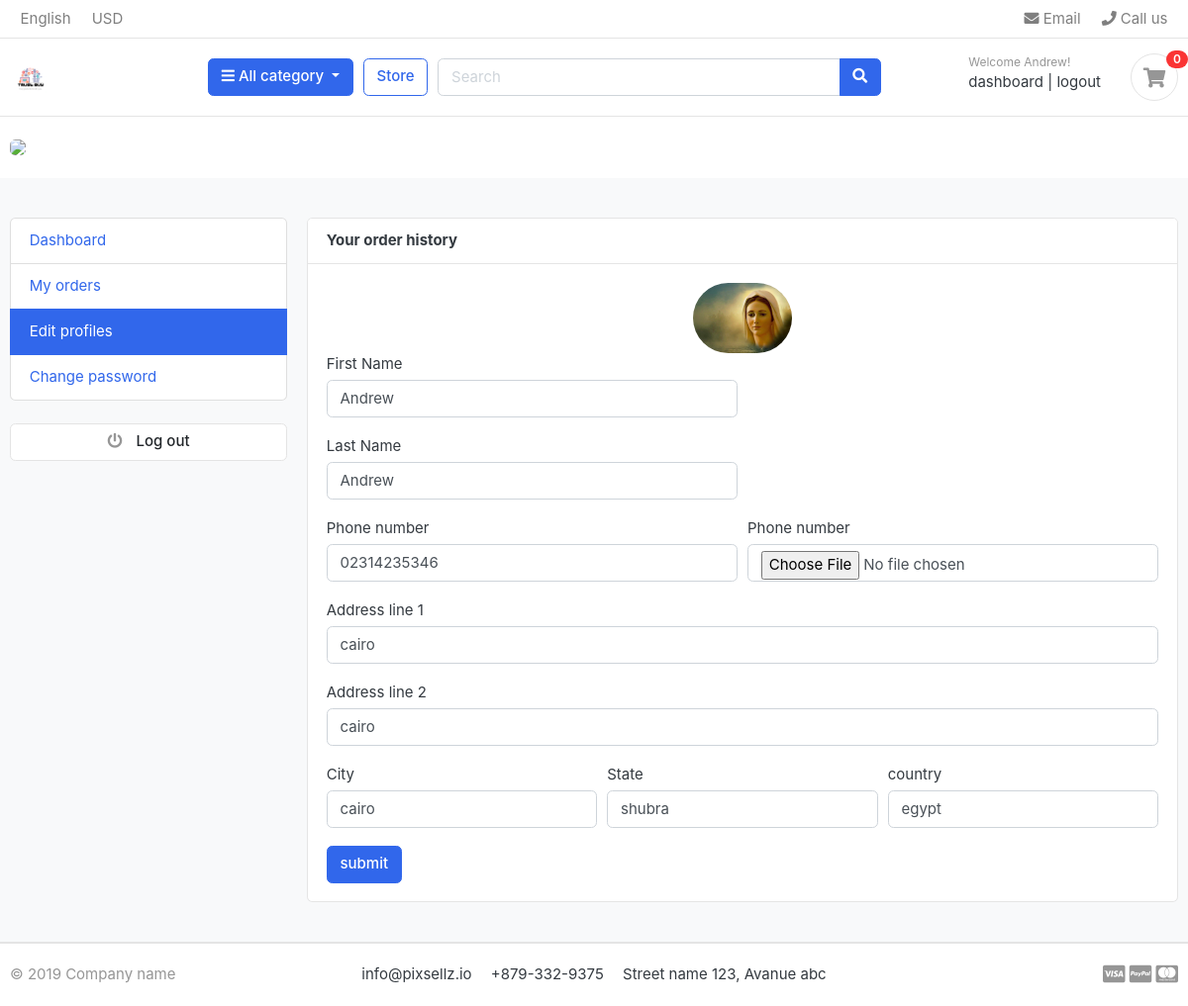
/accounts/edit_profile/ (signed in), run on the app's committed database.
### Accounts/models.py (models this page shows, shortened)
class Account(AbstractBaseUser):
    first_name = models.CharField(max_length=15)
    last_name = models.CharField(max_length=15)
    username = models.CharField(max_length=30, unique=True)
    phonenumber = models.CharField(max_length=13)
    email = models.EmailField(max_length=50, unique=True)
    data_joined = models.DateTimeField(auto_now_add=True)
    last_login = models.DateTimeField(auto_now_add=True)
    is_admin = models.BooleanField(default=False)
    is_staff = models.BooleanField(default=False)
    is_active = models.BooleanField(default=True)
    is_anonymous = models.BooleanField(default=False)
    is_superadmin = models.BooleanField(default=False)
    USERNAME_FIELD = 'email'
    REQUIRED_FIELDS = ['username', 'first_name', 'last_name']
    objects = MyAccountManager()

class UserProfile(models.Model):
    user = models.OneToOneField(Account, on_delete=models.CASCADE)
    profile_picture = models.ImageField(upload_to='userprofile', blank=True)
    address_line_1 = models.CharField(max_length=50, blank=True)
    address_line_2 = models.CharField(max_length=50, blank=True)
    phone_number = models.CharField(max_length=13, blank=True)
    city = models.CharField(max_length=50, blank=True)
    state = models.CharField(max_length=50, blank=True)
    country = models.CharField(max_length=50, blank=True)
    @property
    def profile_picture_url(self):
        try:
            url = self.profile_picture.url
        except:
            url = ''
        return url

### Accounts/views.py (the view)
# urls.py: path('edit_profile/', views.edit_profile, name='edit_profile'),
@login_required(login_url='login')
def edit_profile(request):
    userporfile, _ = UserProfile.objects.get_or_create(user=request.user)
    if request.method == 'POST':
        user_form = UserForm(request.POST, instance=request.user)
        profile_form = UserProfileForm(request.POST, request.FILES, instance=userporfile)
        if user_form.is_valid() and profile_form.is_valid():
            user_form.save()
            profile_form.save()
            messages.success(request, 'Your profile has been updated')
            return redirect('edit_profile')
    else:
        user_form = UserForm(instance=request.user)
        profile_form = UserProfileForm(instance=userporfile)
    context = {
        'user_form': user_form,
        'profile_form': profile_form,
        'userprofile': userporfile
    }
    return render(request, 'Accounts/edit_profile.html', context)

### Accounts/forms.py
class UserForm(forms.ModelForm):
    class Meta:
        model = Account
        fields = ['first_name', 'last_name', 'phonenumber']
    def __init__(self, *args, **kwargs):
        super(UserForm, self).__init__(*args, **kwargs)
        for field in self.fields:
            self.fields[field].widget.attrs['class'] = 'form-control'

class UserProfileForm(forms.ModelForm):
    profile_picture = forms.ImageField(required=False, error_messages={'invalid': ("Image files only")}, widget=forms.FileInput)
    class Meta:
        model = UserProfile
        fields = ['address_line_1',
                  'address_line_2',
                  'city',
                  'state',
                  'country',
                  'profile_picture']
    def __init__(self, *args, **kwargs):
        super(UserProfileForm, self).__init__(*args, **kwargs)
        for field in self.fields:
            self.fields[field].widget.attrs['class'] = 'form-control'

### Cart/context_processors.py (called while the page is built)
def counter(request):
    item_count = 0
    if 'admin' in request.path:
        return {}
    else:
        try:
            cart = Cart.objects.filter(cart_id=_cart_id(request))
            if request.user.is_authenticated:
                cart_items = CartItem.objects.all().filter(user=request.user, is_active=True)
            else:
                cart_items = CartItem.objects.all().filter(cart=cart[:1])
            for cart_item in cart_items:
                item_count += cart_item.quantity
        except Cart.DoesNotExist:
            item_count = 0
    return dict(item_count=item_count)

### Cart/views.py (called while the page is built)
def _cart_id(request):
    cart = request.session.session_key
    if not cart:
        cart = request.session.create()
    return cart

### store/context_processors.py (called while the page is built)
def menu_links(request):
    links = Category.objects.values('name', 'slug')
    return dict(links=links)

### Accounts/templates/Accounts/edit_profile.html (shortened to what this page needs)
{% extends 'store/index.html' %}
{% block content %}
<section class="section-conten padding-y bg">
<div class="container">
	<div class="row">
	{% include 'Accounts/includes/dashboard_slidebar.html' %}
	<main class="col-md-9">
		<article class="card">
		<header class="card-header">
			<strong class="d-inline-block mr-3">Your order history</strong>
		</header>
		<div class="card-body">
			<div class="text-center">
				<img src="{{userprofile.profile_picture_url}}" alt="profile picture" width="100" style="border-radius:50px;">
			</div>
			<div class="row">
				<div class="col-md-12">
					<form action="{% url 'edit_profile' %}" method="post" enctype="multipart/form-data">
						<div class="form-row">
							<div class="form-group col-md-6">
							<label>First Name</label>
							{{user_form.first_name}}
							</div>
						</div>
						<div class="form-row">
							<div class="form-group col-md-6">
							<label>Last Name</label>
							{{user_form.last_name}}
							</div>
						</div>
						<div class="form-row">
							<div class="form-group col-md-6">
							<label>Phone number</label>
							{{user_form.phonenumber}}
							</div>
							<div class="form-group col-md-6">
							<label>Phone number</label>
							{{profile_form.profile_picture}}
							</div>
						</div>
							<div class="form-group">
								<label>Address line 1</label>
								{{profile_form.address_line_1}}
							</div>
							<div class="form-group">
								<label>Address line 2</label>
								{{profile_form.address_line_2}}
						    </div>
						<div class="form-row">
							<div class="form-group col-md-4">
							<label>City</label>
							{{profile_form.city}}
							</div>
							<div class="form-group col-md-4">
							<label>State</label>
							{{profile_form.state}}
							</div>
							<div class="form-group col-md-4">
							<label>country</label>
							{{profile_form.country}}
						</div>
						</div>
						<input type="submit" value="submit" class="btn btn-primary">
					</form>
				</div>
			</div>
		</div>
		</article>
	</main>
</div>
</div>
</section>
{% endblock %}

### store/templates/store/index.html (shortened to what this page needs)
{% load static %}
<!DOCTYPE HTML>
<html lang="en">
<head>
<link href="{% static 'css/bootstrap.css' %}" rel="stylesheet" type="text/css"/>
<link href="{% static 'fonts/fontawesome/css/all.min.css' %}" type="text/css" rel="stylesheet">
<link href="{% static 'css/ui.css' %}" rel="stylesheet" type="text/css"/>
<link href="{% static 'css/responsive.css' %}" rel="stylesheet" media="only screen and (max-width: 1200px)" />
<link href="{% static 'css/custom.css' %}" rel="stylesheet" type="text/css"/>
</head>
<body>
<header class="section-header">
<nav class="navbar p-md-0 navbar-expand-sm navbar-light border-bottom">
<div class="container">
  <div class="collapse navbar-collapse" id="navbarTop4">
    <ul class="navbar-nav mr-auto">
    	<li class="nav-item dropdown">
		 	<a href="#" class="nav-link">   English </a>
		</li>
		<li class="nav-item dropdown">
			<a href="#" class="nav-link"> USD </a>
		</li>
    </ul>
    <ul class="navbar-nav">
		<li><a href="#" class="nav-link"> <i class="fa fa-envelope"></i> Email </a></li>
		<li><a href="#" class="nav-link"> <i class="fa fa-phone"></i> Call us </a></li>
	</ul>
  </div>
</div>
</nav>
<section class="header-main border-bottom">
	<div class="container">
<div class="row align-items-center">
	<div class="col-lg-2 col-md-3 col-6">
		<a href="{% url 'home' %}" class="brand-wrap">
			<img class="logo" src="{% static './images/logo.png' %}">
		</a>
	</div>
	<div class="col-lg col-sm col-md col-6 flex-grow-0">
		<div class="category-wrap dropdown d-inline-block float-right">
			<button type="button" class="btn btn-primary dropdown-toggle" data-toggle="dropdown">
				<i class="fa fa-bars"></i> All category
			</button>
		</div>
	</div>
	<a href="{% url 'store' %}" class="btn btn-outline-primary">Store</a>
	<div class="col-lg  col-md-6 col-sm-12 col">
		<form action="{% url 'search' %}" class="search">
			<div class="input-group w-100">
			    <input type="text" class="form-control" style="width:60%;" placeholder="Search", name="keyword">
			    <div class="input-group-append">
			      <button class="btn btn-primary" type="submit">
			        <i class="fa fa-search"></i>
			      </button>
			    </div>
		    </div>
		</form>
	</div>
	<div class="col-lg-3 col-sm-6 col-8 order-2 order-lg-3">
				<div class="d-flex justify-content-end mb-3 mb-lg-0">
					{% if user.is_authenticated %}
					<div class="widget-header">
						<small class="title text-muted">Welcome {{user.first_name}}!</small>
						<div>
							<a href="{% url 'dashboard' %}">dashboard</a> <span class="dark-transp"> | </span>
							<a href="{% url 'logout' %}"> logout</a>
						</div>
					</div>
					{% endif %}
					<a href="{% url 'cart' %}" class="widget-header pl-3 ml-3">
						<div class="icon icon-sm rounded-circle border"><i class="fa fa-shopping-cart"></i></div>
						<span class="badge badge-pill badge-danger notify">{{item_count}}</span>
					</a>
				</div>
			</div>
</div>
	</div>
</section>
</header>
<section class="section-intro padding-y-sm">
<div class="container">
<div class="intro-banner-wrap">
	<img src="{% static 'images/banners/1.jpg' %}" class="img-fluid rounded">
</div>
</div>
</section>
{% block content %}
{% endblock %}
<footer class="section-footer border-top">
	<div class="container">
		<section class="footer-bottom border-top row">
			<div class="col-md-2">
				<p class="text-muted"> &copy 2019 Company name </p>
			</div>
			<div class="col-md-8 text-md-center">
				<span  class="px-2">info@pixsellz.io</span>
				<span  class="px-2">+879-332-9375</span>
				<span  class="px-2">Street name 123, Avanue abc</span>
			</div>
			<div class="col-md-2 text-md-right text-muted">
				<i class="fab fa-lg fa-cc-visa"></i>
				<i class="fab fa-lg fa-cc-paypal"></i>
				<i class="fab fa-lg fa-cc-mastercard"></i>
			</div>
		</section>
	</div>
</footer>
</body>
</html>

### static/css/ui.css (style rules this page uses)
html { font-family: "Inter", sans-serif; font-size: 15px; }
.icon-xs, .icon-sm, .icon-md, .icon-lg { display: inline-block; text-align: center; flex-shrink: 0; flex-grow: 0; }
.icon-sm { width: 48px; height: 48px; line-height: 48px !important; font-size: 20px; }
.padding-y { padding-top: 40px; padding-bottom: 40px; }
.padding-y-sm { padding-top: 20px; padding-bottom: 20px; }
article:after, .form-group:after { display: block; clear: both; content: ""; }
.bg { background-color: #f8f9fa; }
p:last-child { margin-bottom: 0; }
.header-main { position: relative; padding-top: 1rem; padding-bottom: 1rem; }
.brand-wrap .logo, .navbar-brand .logo { margin-right: 7px; max-height: 42px; display: inline-block; }
.widget-header { display: inline-block; vertical-align: middle; position: relative; }
.widget-header a { color: #343a40; }
.widget-header i { color: #969696; }
.widget-header .title { display: block; }
.widget-header .notify { position: absolute; top: -3px; right: -10px; }
.footer-bottom { padding-top: 20px; padding-bottom: 20px; }
.notify { position: absolute; top: -4px; right: -10px; display: inline-block; padding: 0.25em 0.6em; font-size: 12px; line-height: 1; text-align: center; border-radius: 3rem; color: #fff; background-color: #fa3434; }

### data on the page
Account: first_name "Andrew", last_name "Andrew", phonenumber "02314235346"
UserProfile: profile_picture_url (picture), address_line_1 "cairo", address_line_2 "cairo", city "cairo", state "shubra", country "egypt"

### other printed values
{{ item_count }} "0"
